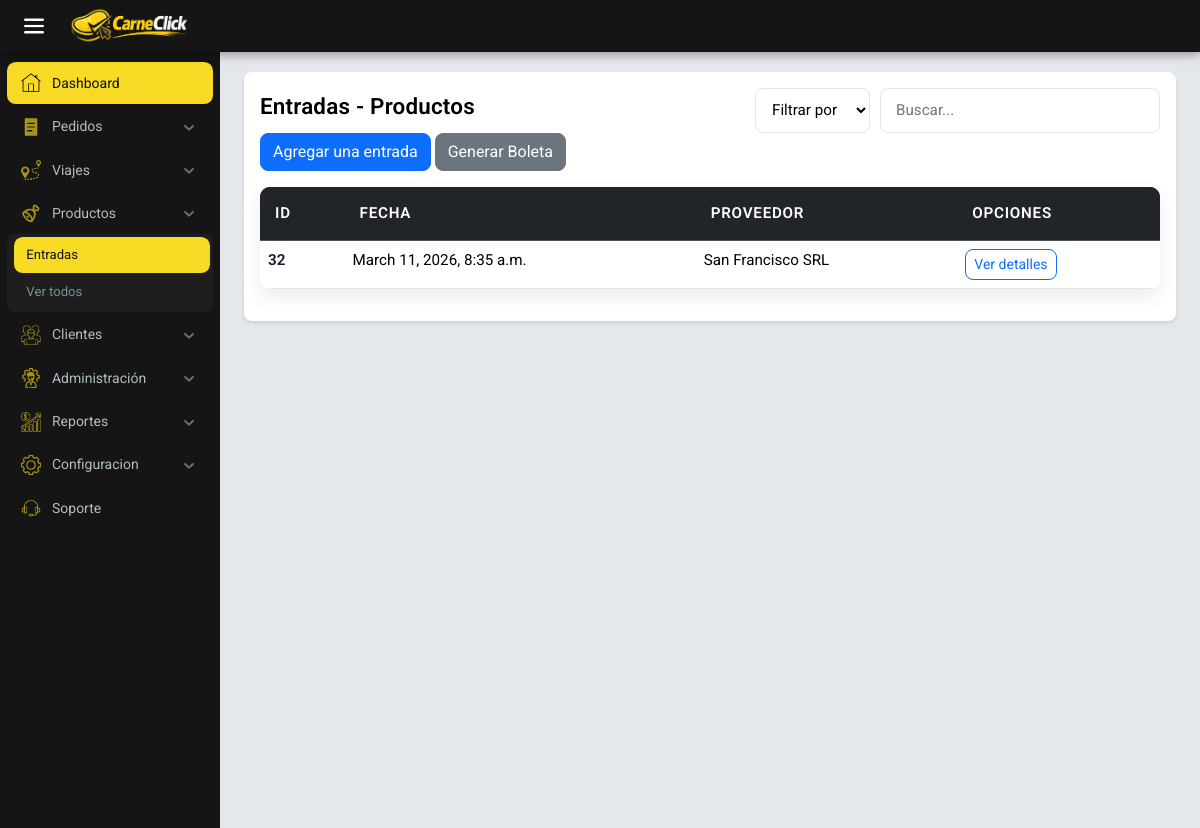
/encargado/stock/entrada (signed in), run on the app's committed database.
### encargado/models.py (models this page shows, shortened)
class Entrada(models.Model):
    fecha = models.DateTimeField(default=timezone.now)
    proveedor = models.ForeignKey(
        'Proveedor', on_delete=models.RESTRICT, null=True, blank=True)
    numero_lote = models.CharField(
        max_length=30, unique=True, null=True, blank=True)
    history = HistoricalRecords()

class Proveedor(models.Model):
    nombre = models.CharField(max_length=200)
    cuit = models.IntegerField()
    direccion = models.CharField(max_length=200)
    telefono = models.IntegerField()
    def __str__(self):
        return self.nombre

### encargado/views.py (the view)
# urls.py: path('stock/entrada', views.entrada_pruducto, name='entrada'),
@group_required('Encargado')
def entrada_pruducto(request):
    entradas = Entrada.objects.all()
    return render(request, 'html/productos/entradas.html', {'entradas': entradas})

### carneclick/context_processors.py (called while the page is built)
def client_info(request):
    cliente = None
    comercio_nombre = ''
    try:
        if request.user and request.user.is_authenticated:
            from encargado.models import Cliente as ClienteModel
            cliente = ClienteModel.objects.filter(
                user=request.user).select_related('comercio').first()
            if cliente and getattr(cliente, 'comercio', None):
                comercio_nombre = cliente.comercio.nombre
    except Exception:
        cliente = None
        comercio_nombre = ''
    return {
        'cliente_obj': cliente,
        'comercio_nombre': comercio_nombre,
    }

### encargado/templates/html/productos/entradas.html (shortened to what this page needs)
{% extends "base_encargado.html" %}
{% load static %}
{% block head %}
<link rel="stylesheet" href="{% static 'encargado/css/stock.css' %}">
{% endblock %}
{% block content %}
<div class="menu_encargado">
    <div class="main-header">
        <div class="table-header">
            <h2>{{ ui.Entries }} - {{ ui.Products }}</h2>
            <div class="filters">
                <select id="fieldSelect">
                    <option value="all">{{ ui.FilterBy }}</option>
                </select>
                <input type="text" id="tableSearch" placeholder="{{ ui.Search }}">
            </div>
        </div>
        <a href="entrada_stock" class="btn btn-primary mb-3">Agregar una entrada</a>
        <button id="generarTicketBtn" class="btn btn-secondary mb-3" onclick="generarTicketEntrada()">Generar Boleta</button>
    </div>
    <table class="table" id="stockTable">
        <thead class="table-dark">
            <tr>
                <th>ID</th>
                <th>Fecha</th>
                <th>Proveedor</th>
                <th>Opciones</th>
            </tr>
        </thead>
        <tbody>
            {% for entrada in entradas %}
            <tr data-id="{{ entrada.id }}">
                <th data-label="ID">{{ entrada.id }}</th>
                <td data-label="Fecha">{{ entrada.fecha }}</td>
                <td data-label="Proveedor">{{ entrada.proveedor }} </td>
                <td data-label="Opciones">
                    <a class="btn btn-sm btn-outline-primary" href="{% url 'encargado:entrada_detalle' entrada.id %}">Ver detalles</a>
                </td>
            </tr>
            {% endfor %}
        </tbody>
    </table>
</div>
{% endblock %}

### encargado/static/encargado/css/stock.css (style rules this page uses)
:root { --primary: #000000; --secondary: #141d26; --accent: #1abc9c; --bg: #f4f6f8; --text: #2d3436; --white: #ffffff; --border: #dfe6e9; }
* { margin: 0; padding: 0; box-sizing: border-box; }
body { font-family: "Segoe UI", Roboto, Arial, sans-serif; background-color: var(--bg); color: var(--text); }
.menu_encargado { background-color: #ffffff; padding: 1rem; border-radius: 0.5rem; box-shadow: 0 2px 4px rgba(0, 0, 0, 0.1); }
.table { width: 100%; border-collapse: collapse; background-color: var(--white); border-radius: 10px; overflow: hidden; box-shadow: 0 8px 20px rgba(0, 0, 0, 0.08); }
.table thead { background-color: var(--secondary); }
.table thead th { color: var(--white); }
.table thead th { padding: 15px; text-align: left; font-weight: 600; font-size: 0.95rem; text-transform: uppercase; letter-spacing: 0.05em; }
.table tbody tr { border-bottom: 1px solid var(--border); transition: background-color 0.2s ease; }
.table td, .table th { padding: 14px 15px; font-size: 0.95rem; }
.table tbody td, .table tbody th { background-color: rgb(255, 255, 255); }
.table tbody th { font-weight: 600; color: var(--secondary); }
.table-header { display: flex; justify-content: space-between; align-items: center; }
.table-header h2 { font-size: 1.4rem; color: black; }
#tableSearch { padding: 10px 15px; width: 280px; border-radius: 8px; border: 1px solid var(--border); font-size: 0.95rem; transition: all 0.2s ease; }
.filters { display: flex; gap: 10px; }
.filters select { padding: 10px 12px; border-radius: 8px; border: 1px solid var(--border); font-size: 0.95rem; background-color: var(--white); cursor: pointer; }
.filters input { padding: 10px 15px; border-radius: 8px; border: 1px solid var(--border); font-size: 0.95rem; width: 220px; }

### carneclick/static/css/theme.css (style rules this page uses)
:root { --brand-bg: #f7f9fc; --brand-text: #212529; --brand-muted: #6c757d; --brand-primary: #0d6efd; --brand-success: #198754; --brand-warning: #ffc107; --brand-danger: #dc3545; --brand-info: #0dcaf0; --brand-border: #e9ecef; --brand-card-bg: #ffffff; }
html, body { background-color: var(--brand-bg); color: var(--brand-text); font-family: "Inter", system-ui, -apple-system, "Segoe UI", Roboto, "Helvetica Neue", Arial, "Noto Sans", "Liberation Sans", sans-serif; -webkit-font-smoothing: antialiased; -moz-osx-font-smoothing: grayscale; }
h1, h2, h3, h4, h5 { font-weight: 600; letter-spacing: 0.2px; }
.table thead th { font-weight: 600; }
.btn { border-radius: 0.5rem; }
.btn-primary { background-color: var(--brand-primary); border-color: var(--brand-primary); }
.btn-outline-primary { color: var(--brand-primary); border-color: var(--brand-primary); }

### encargado/static/encargado/css/style_encargado.css (style rules this page uses)
:root { --background-color: #ffffff; --prymary-color: #F7DA24; --secondary-color: #151515; --text-color: #000000; --border-color: #ffffff; --sb-w: 220px; --sb-mini: 62px; --bar-h: 52px; --main-bg: #e4e7eb; }
* { margin: 0; padding: 0; box-sizing: border-box; font-family: "Roboto", sans-serif; }
body { width: 100%; min-height: 100vh; background-color: var(--main-bg); }

### encargado/templates/html/productos/entradas.html (style rules this page uses)
#stockTable tbody tr { cursor: pointer; transition: background-color 0.2s ease; }

### data on the page
Entrada: id "32", fecha "March 11, 2026, 8:35 a.m.", proveedor "San Francisco SRL"

### other printed values
{{ ui.Dashboard }} "Dashboard"
{{ ui.Orders }} "Pedidos"
{{ ui.Trips }} "Viajes"
{{ ui.Products }} "Productos"
{{ ui.Entries }} "Entradas"
{{ ui.ViewAll }} "Ver todos"
{{ ui.Clients }} "Clientes"
{{ ui.Administration }} "Administración"
{{ ui.Reports }} "Reportes"
{{ ui.Settings }} "Configuracion"
{{ ui.Support }} "Soporte"
form field value "Filtrar por"
